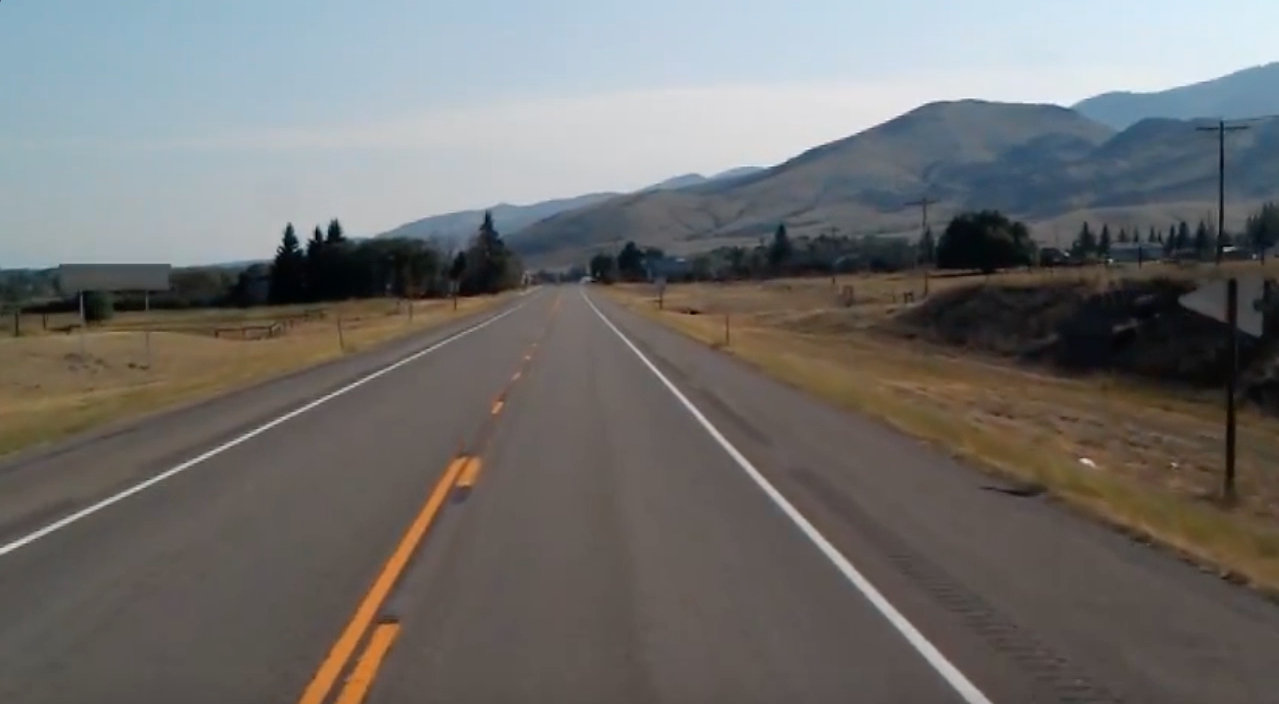
#> input picture test_image.jpg, 1279 x 704 px
$ python lanes.py
#> lines starting #> are read from the running program, lines starting #| are printed output that depends on the picture; after the words box and inside, x2 and y2 are one past the last pixel; in counts of white or black regions, pixels touching at a corner belong together
import cv2
import numpy as np

# --- Configuration (Define your paths here) ---
VIDEO_PATH = "test_video.mp4"  # Replace with your video path
IMAGE_PATH = "test_image.jpg"  # Replace with your image path


def make_coordinates(image, line_parameters):
    if line_parameters is None:  # Handle the case where line_parameters is None
        return None
    slope, intercept = line_parameters
    y1 = image.shape[0]  # Height
    y2 = int(y1 * (3 / 5))
    x1 = int((y1 - intercept) / slope)
    x2 = int((y2 - intercept) / slope)
    return np.array([x1, y1, x2, y2])

def average_slope_intercept(image, lines):
    left_fit = []
    right_fit = []
    if lines is not None:  # Check if lines is not None
        for line in lines:
            x1, y1, x2, y2 = line.reshape(4)
            parameters = np.polyfit((x1, x2), (y1, y2), 1)
            slope = parameters[0]
            intercept = parameters[1]
            if slope < 0:
                left_fit.append((slope, intercept))
            else:
                right_fit.append((slope, intercept))

    left_fit_average = np.average(left_fit, axis=0) if left_fit else None # Handle empty lists
    right_fit_average = np.average(right_fit, axis=0) if right_fit else None # Handle empty lists

    left_line = make_coordinates(image, left_fit_average)
    right_line = make_coordinates(image, right_fit_average)
    return np.array([left_line, right_line]) if left_line is not None and right_line is not None else None  # Return None if either line is None

def canny(image):
    gray = cv2.cvtColor(image, cv2.COLOR_BGR2GRAY)  # Use BGR2GRAY consistently
    blur = cv2.GaussianBlur(gray, (5, 5), 0)  # Kernel size is 5x5
    canny = cv2.Canny(blur, 50, 150)  # Adjust these thresholds if needed
    return canny

def display_lines(image, lines):
    line_image = np.zeros_like(image)
    if lines is not None:
        for line in lines:
            x1, y1, x2, y2 = line.reshape(4)  # Reshaping all the lines to a 1D array.
            cv2.line(line_image, (x1, y1), (x2, y2), (255, 0, 0), 10)  # Draw a Blue Line(BGR in OpenCV)
    return line_image

def region_of_interest(image):
    height = image.shape[0]
    polygons = np.array([
        [(200, height), (1100, height), (550, 250)]  # Adjust these points as needed
    ])
    mask = np.zeros_like(image)  # Create a black mask to apply the above Triangle on.
    cv2.fillPoly(mask, polygons, 255)  # A complete white triangle polygon on a black mask.
    masked_image = cv2.bitwise_and(image, mask)
    return masked_image

# --- Image Processing ---
image = cv2.imread(IMAGE_PATH)
#> image is the input picture: shape (704, 1279, 3); mean B, G, R 109.7, 111.3, 112.3
if image is not None: # Check if the image was loaded successfully
    lane_image = np.copy(image)  # Always make a copy when working with arrays rather than directly assigning
    canny_image = canny(lane_image)
#> in canny, `canny = cv2.Canny(blur, 50, 150)`:
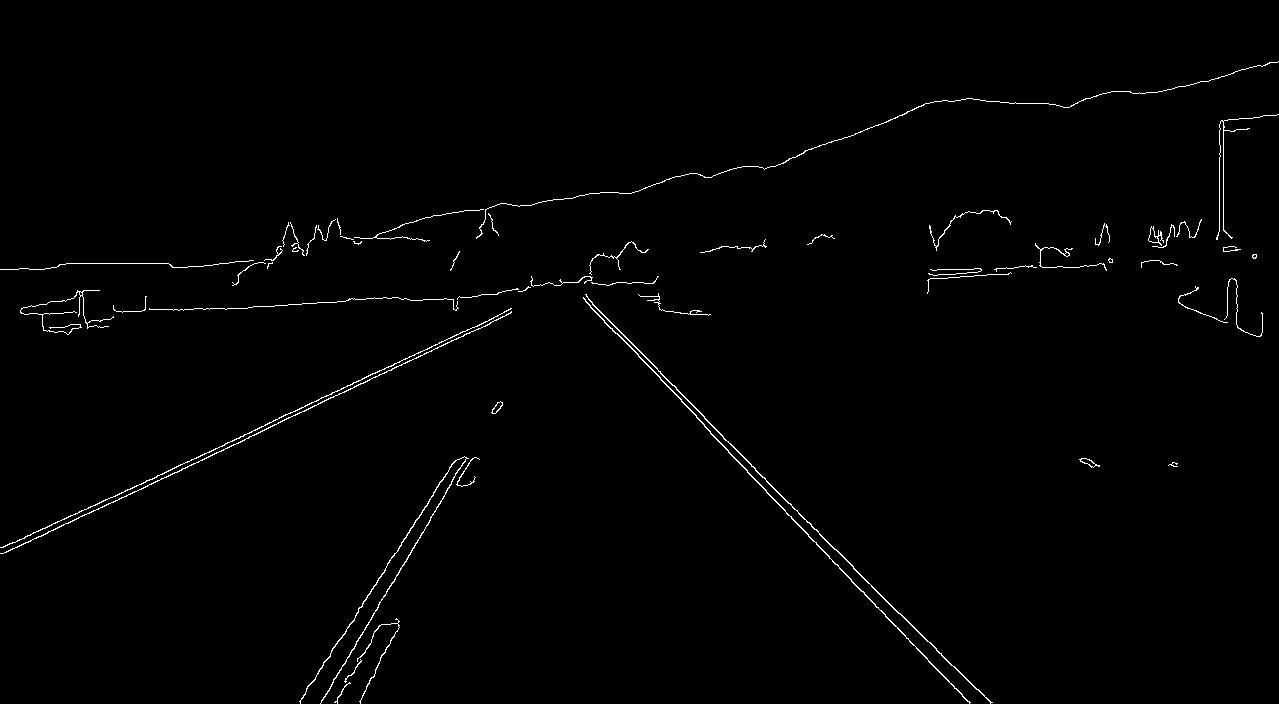
#> canny: shape (704, 1279); 0.98% white in thin lines or dots
    cropped_image = region_of_interest(canny_image)
#> in region_of_interest, `cv2.fillPoly(mask, polygons, 255)`: mask: shape (704, 1279); 22.7% white; 1 white region, box (x1, y1, x2, y2) and area: (200, 250, 1100, 704) 204575
#> in region_of_interest, `masked_image = cv2.bitwise_and(image, mask)`:
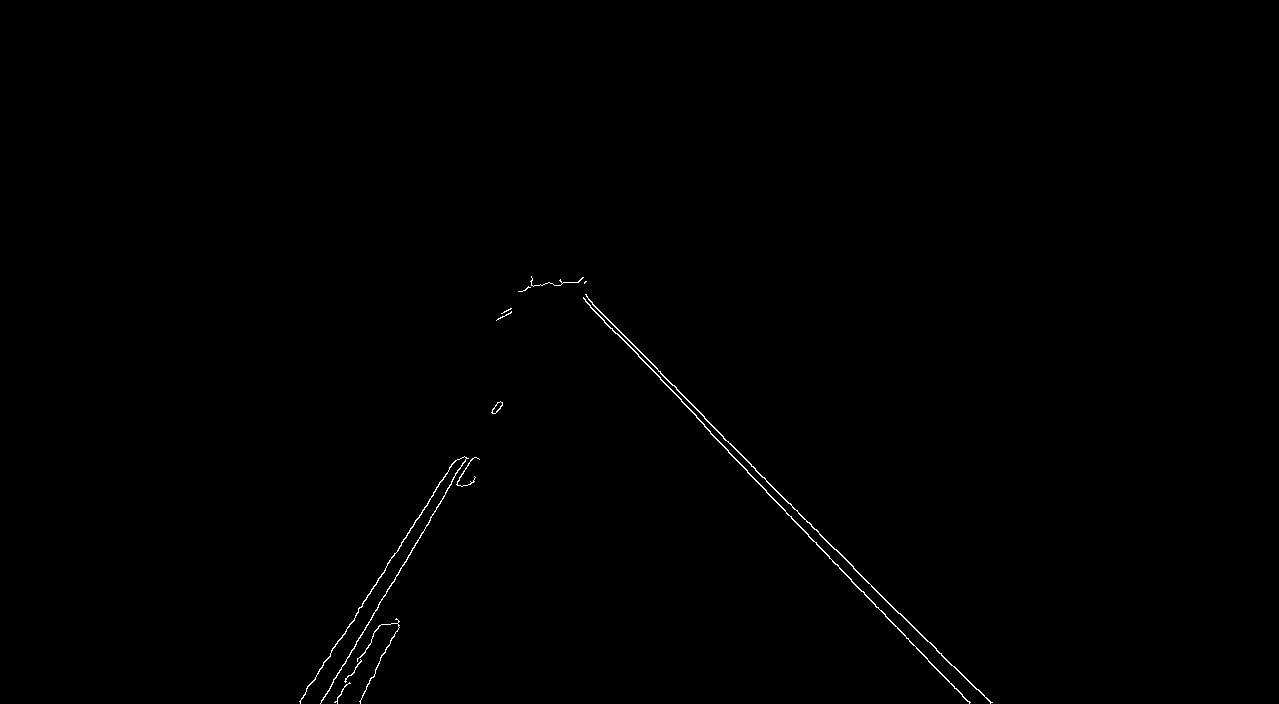
#> masked_image: shape (704, 1279); 0.32% white in thin lines or dots, all inside (x1, y1, x2, y2) = (299, 276, 993, 704)
    lines = cv2.HoughLinesP(cropped_image, 2, np.pi / 180, 100, np.array([]), minLineLength=10, maxLineGap=5) # Consistent Hough parameters
#> lines = 14 rows, first 6: [658, 371, 755, 468], [696, 417, 747, 470], [299, 701, 386, 567], [747, 472, 969, 702], [978, 689, 991, 702], [331, 684, 452, 481]
    averaged_lines = average_slope_intercept(lane_image, lines)
#> the loop in average_slope_intercept, `for line in lines:` made 14 passes
#> (x1, y1, x2, y2, slope, intercept) on passes 1 to 12: (658, 371, 755, 468, 1, -287), (696, 417, 747, 470, 1.04, -306.3), (299, 701, 386, 567, -1.54, 1161.5), (747, 472, 969, 702, 1.04, -301.9), (978, 689, 991, 702, 1, -289), (331, 684, 452, 481, -1.68, 1239.3), (853, 568, 898, 613, 1, -285), (592, 304, 704, 416, 1, -288), (585, 301, 615, 333, 1.07, -323), (704, 418, 927, 641, 1, -286), (612, 328, 681, 399, 1.03, -301.7), (401, 542, 454, 461, -1.53, 1154.8)
#> after the loop in average_slope_intercept, `for line in lines:`: left_fit = [(-1.54, 1161.5), (-1.68, 1239.3), (-1.53, 1154.8), (-1.79, 1301.8), (-1.57, 1172.1)]; right_fit = [(1, -287), (1.04, -306.3), (1.04, -301.9), (1, -289), (1, -285), (1, -288), (1.07, -323), (1, -286), (1.03, -301.7)]
#> in average_slope_intercept, `left_fit_average = np.average(left_fit, axis=0) if left_fit else None`: left_fit_average = [-1.62, 1205.9]
#> in average_slope_intercept, `right_fit_average = np.average(right_fit, axis=0) if right_fit else None`: right_fit_average = [1.02, -296.4]
#> in make_coordinates, `slope, intercept = line_parameters`: slope = -1.62; intercept = 1205.9
#> in make_coordinates, `x1 = int((y1 - intercept) / slope)`: x1 = 309
#> in make_coordinates, `x2 = int((y2 - intercept) / slope)`: x2 = 483
#> in average_slope_intercept, `left_line = make_coordinates(image, left_fit_average)`: left_line = [309, 704, 483, 422]
#> in average_slope_intercept, `right_line = make_coordinates(image, right_fit_average)`: right_line = [981, 704, 705, 422]
#> averaged_lines = [[309, 704, 483, 422], [981, 704, 705, 422]]
    line_image = display_lines(lane_image, averaged_lines)
#> the loop in display_lines, `for line in lines:` made 2 passes
    combo_image = cv2.addWeighted(lane_image, 0.8, line_image, 1, 1)  # Imposing the line_image on the original image
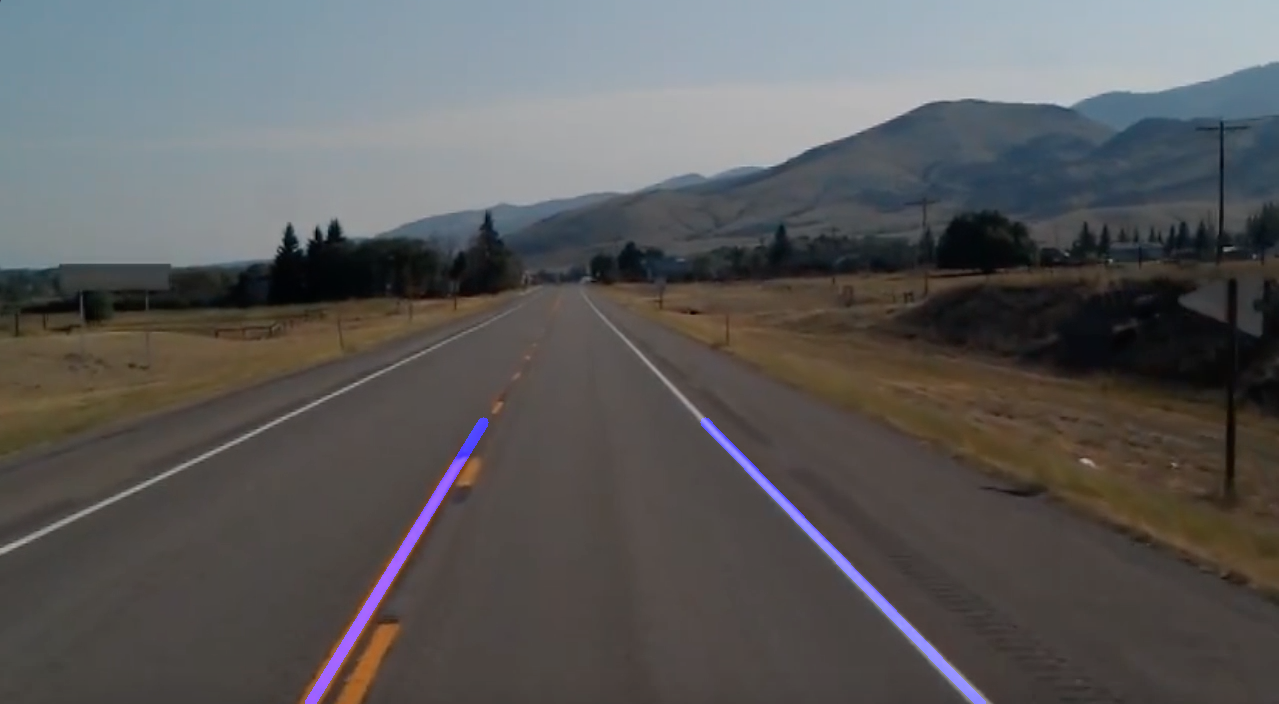
#> combo_image: shape (704, 1279, 3); mean B, G, R 90.1, 90, 90.8

    cv2.imshow('Result Image', combo_image)
    cv2.waitKey(0)

# --- Video Processing ---
cap = cv2.VideoCapture(VIDEO_PATH)

if not cap.isOpened():
    print(f"Error: Could not open video: {VIDEO_PATH}")
    exit()

while cap.isOpened():
    ret, frame = cap.read()
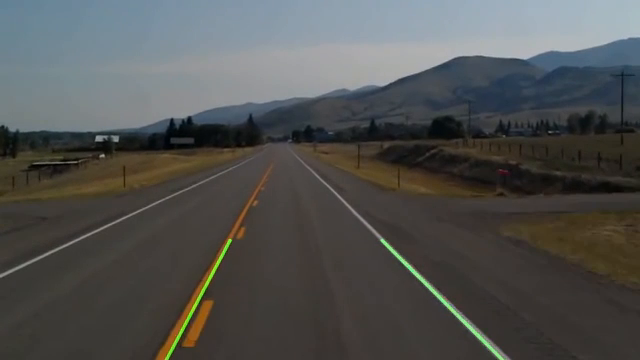
#> input picture frame 24 of test_video.mp4, 640 x 360 px
#> frame is the input picture: shape (360, 640, 3); mean B, G, R 80.3, 82, 81
    if not ret:
        break

    canny_image = canny(frame)
#> in canny (call 2), `gray = cv2.cvtColor(image, cv2.COLOR_BGR2GRAY)`:
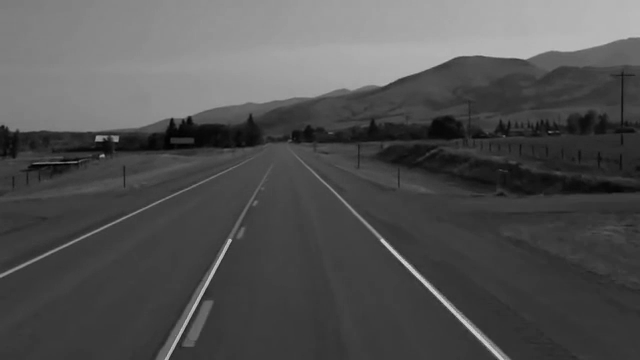
#> gray: shape (360, 640); min 0, max 217, mean 81.5
#> in canny (call 2), `canny = cv2.Canny(blur, 50, 150)`: canny: shape (360, 640); 1.5% white in thin lines or dots, all inside (x1, y1, x2, y2) = (0, 37, 640, 360)
    cropped_image = region_of_interest(canny_image)
#> in region_of_interest (call 2), `cv2.fillPoly(mask, polygons, 255)`:
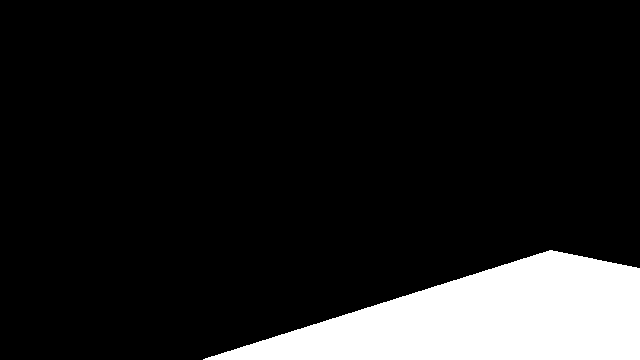
#> mask: shape (360, 640); 12.3% white; 1 white region, box (x1, y1, x2, y2) and area: (203, 250, 640, 360) 28294
#> in region_of_interest (call 2), `masked_image = cv2.bitwise_and(image, mask)`:
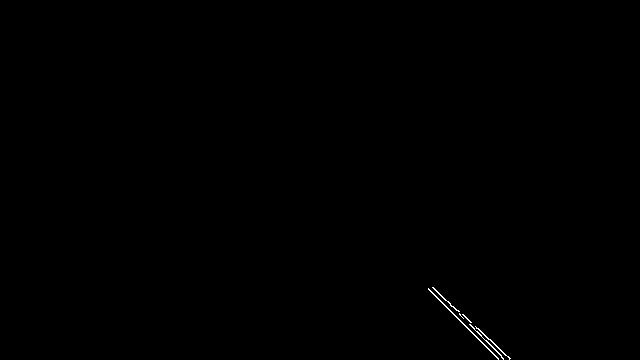
#> masked_image: shape (360, 640); 0.15% white in thin lines or dots, all inside (x1, y1, x2, y2) = (428, 287, 511, 360)
    lines = cv2.HoughLinesP(cropped_image, 2, np.pi / 180, 100, np.array([]), minLineLength=10, maxLineGap=5) # Consistent Hough parameters
#> lines = [[428, 288, 498, 358]]

    if lines is not None: # Check if lines is not None
        averaged_lines = average_slope_intercept(frame, lines)
#> the loop in average_slope_intercept (call 2), `for line in lines:` made 1 pass
#> (x1, y1, x2, y2, slope, intercept) on pass 1: (428, 288, 498, 358, 1, -140)
        if averaged_lines is not None: # Check if averaged_lines is not None
            line_image = display_lines(frame, averaged_lines)
            combo_image = cv2.addWeighted(frame, 0.8, line_image, 1, 1)  # Imposing the line_image on the original image
            cv2.imshow('Result Video', combo_image)

    cv2.waitKey(1)

cap.release()
cv2.destroyAllWindows()
